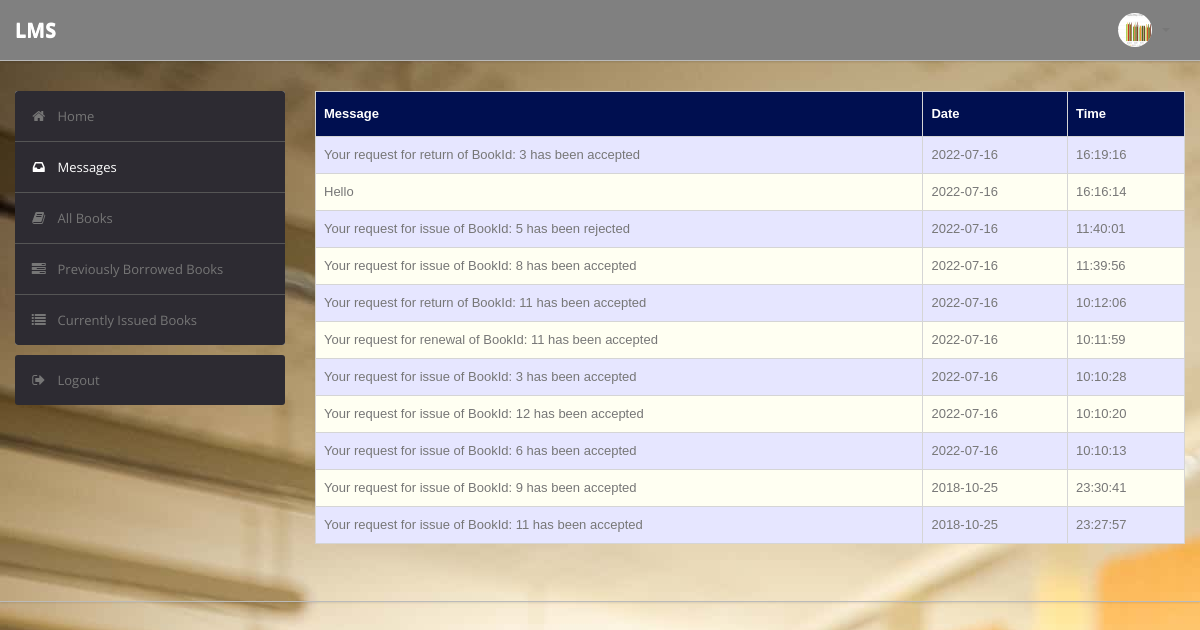
/student/message.php (signed in), run on the app's committed database.
### tables this page shows
CREATE TABLE `user` (
  `RollNo` varchar(50) NOT NULL,
  `Name` varchar(50) DEFAULT NULL,
  `Type` varchar(50) DEFAULT NULL,
  `Category` varchar(50) DEFAULT NULL,
  `EmailId` varchar(50) DEFAULT NULL,
  `MobNo` bigint(11) DEFAULT NULL,
  `Password` varchar(50) DEFAULT NULL,
  `image` varchar(255) NOT NULL
);

CREATE TABLE `message` (
  `M_Id` int(10) NOT NULL,
  `RollNo` varchar(50) DEFAULT NULL,
  `Msg` varchar(255) DEFAULT NULL,
  `Date` date DEFAULT NULL,
  `Time` time DEFAULT NULL
);

### student/message.php (the view)
<?php include 'others/header.php';
include 'others/topbar.php';
 ?>
        <div class="wrapper">
            <div class="container">
                <div class="row">
                    <div class="span3">
                        <?php include 'others/sidebar.php'; ?>
                    </div>
                    <div class="span9">
                        <div style="height: 480px; overflow-y: scroll;">
                        <table class="table" id = "tables">
                                  <thead>
                                    <tr>
                                      <th>Message</th>
                                      <th>Date</th>
                                      <th>Time</th>
                                    </tr>
                                  </thead>
                                  <tbody>
                                    <?php
                                    $rollno=$_SESSION['RollNo'];
                            $sql="select * from LMS.message where RollNo='$rollno' order by Date DESC,Time DESC";
                            $result=$conn->query($sql);
                            while($row=$result->fetch_assoc())
                            {
                                $msg=$row['Msg'];
                                $date=$row['Date'];
                                $time=$row['Time'];
                            ?>
                                    <tr>
                                      <td><?php echo $msg ?></td>
                                      <td><?php echo $date ?></td>
                                      <td><?php echo $time ?></td>
                                    </tr>
                               <?php } ?>
                               </tbody>
                                </table>
                            </div>
                            </div>
                </div>
            </div>
        </div>
<?php include 'others/footer.php'; ?>

### student/others/topbar.php (shortened to what this page needs)
<div class="navbar navbar-fixed-top">
    <div class="navbar-inner" style="background:gray;">
        <div class="container">
                <a class="brand" href="index.php" style="color:White;">LMS </a>
            <div class="nav-collapse collapse navbar-inverse-collapse">
                <ul class="nav pull-right">
                    <li class="nav-user dropdown"><a href="#" class="dropdown-toggle" data-toggle="dropdown">
                        <?php
            $aid=$_SESSION['RollNo'];
            $sql = "SELECT * FROM LMS.user WHERE RollNo='$aid'";
             $result = mysqli_query($conn, $sql);
               $row = mysqli_fetch_assoc($result);
                        ?>
                        <img style="background: white;"  src="<?php
                            if($row['image']=='') {
                             echo "../images/user.jpg";
                            } else{
                             echo $row['image'];
                            }
                        ?>" class="nav-avatar">
                        <b class="caret"></b></a>
                    </li>
                </ul>
            </div>
        </div>
    </div>
</div>

### student/css/theme.css (style rules this page uses)
#tables { font-family: "Trebuchet MS", Arial, Helvetica, sans-serif; border-collapse: collapse; width: 100%; }
#tables td, #tables th { border: 1px solid #ddd; padding: 8px; }
#tables tr:nth-child(even) { background-color: #fffff2; }
#tables tr:nth-child(odd) { background-color: #e6e6ff; }
#tables th { padding-top: 12px; padding-bottom: 12px; text-align: left; background-color: #000F50; color: white; }
body { font-size: 13px; font-family: 'Open Sans', Arial, sans-serif; background: url(../../images/lib.jpg) #eee; color: #777 }
strong, b { color: #555 }
.wrapper { border-bottom: 1px solid #bbb; -webkit-box-shadow: 0 1px 2px rgba(0,0,0,0.1); -moz-box-shadow: 0 1px 2px rgba(0,0,0,0.1); box-shadow: 0 1px 2px rgba(0,0,0,0.1); padding: 30px 0 }
.navbar { position: static!important; margin: 0!important }
.navbar .navbar-inner { background: #fff; border-bottom: 1px solid #bbb; -webkit-box-shadow: 0 1px 2px rgba(0,0,0,0.15); -moz-box-shadow: 0 1px 2px rgba(0,0,0,0.15); box-shadow: 0 1px 2px rgba(0,0,0,0.15) }
.navbar .brand { color: #333; font-weight: bold; font-size: 20px; margin-right: 20px; padding: 20px }
.navbar .nav>li>a { padding: 20px 15px; font-weight: bold; color: #777 }
.nav-user>a { height: 20px }
.nav-avatar { width: 34px; height: 34px; margin: -7px 5px 0 0; -webkit-border-radius: 50%; -moz-border-radius: 50%; border-radius: 50% }
.table { margin-bottom: 0 }
.table th, .table td { border-color: #d5d5d5!important }

### data on the page
user: image (picture)
message: Msg "Your request for return of BookId: 3 has been accepted", Date "2022-07-16", Time "16:19:16"
message: Msg "Hello", Date "2022-07-16", Time "16:16:14"
message: Msg "Your request for issue of BookId: 5 has been rejected", Date "2022-07-16", Time "11:40:01"
message: Msg "Your request for issue of BookId: 8 has been accepted", Date "2022-07-16", Time "11:39:56"
message: Msg "Your request for return of BookId: 11 has been accepted", Date "2022-07-16", Time "10:12:06"
message: Msg "Your request for renewal of BookId: 11 has been accepted", Date "2022-07-16", Time "10:11:59"
message: Msg "Your request for issue of BookId: 3 has been accepted", Date "2022-07-16", Time "10:10:28"
message: Msg "Your request for issue of BookId: 12 has been accepted", Date "2022-07-16", Time "10:10:20"
message: Msg "Your request for issue of BookId: 6 has been accepted", Date "2022-07-16", Time "10:10:13"
message: Msg "Your request for issue of BookId: 9 has been accepted", Date "2018-10-25", Time "23:30:41"
message: Msg "Your request for issue of BookId: 11 has been accepted", Date "2018-10-25", Time "23:27:57"
